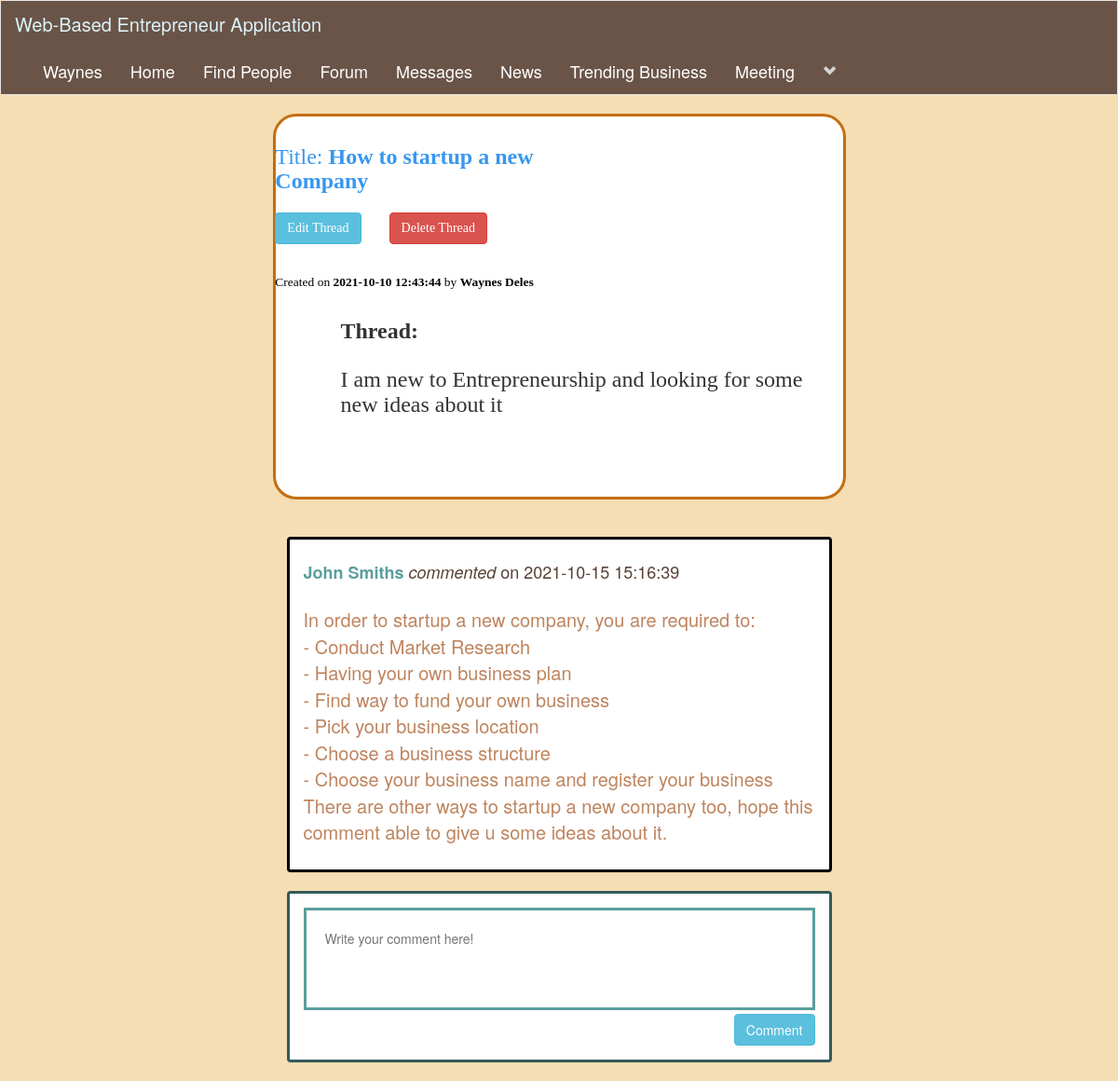
Screenshot of /view-content.php?thread_id=6&board_id=2 (signed in) with the database file from the repository.
### tables this page shows
CREATE TABLE `users` (
  `user_id` int(11) NOT NULL,
  `f_name` text NOT NULL,
  `l_name` text NOT NULL,
  `user_name` text NOT NULL,
  `describe_user` varchar(255) NOT NULL,
  `job_field` text NOT NULL,
  `user_pass` varchar(255) NOT NULL,
  `user_email` varchar(255) NOT NULL,
  `user_country` text NOT NULL,
  `user_gender` text NOT NULL,
  `user_birthday` text NOT NULL,
  `user_image` varchar(255) NOT NULL,
  `user_cover` varchar(255) NOT NULL,
  `user_reg_date` date NOT NULL DEFAULT current_timestamp(),
  `status` text NOT NULL,
  `posts` text NOT NULL,
  `recovery_account` varchar(255) NOT NULL,
  `usertype` varchar(100) NOT NULL,
  `admin_id` int(11) NOT NULL
);

CREATE TABLE `threads` (
  `thread_id` int(11) NOT NULL,
  `board_id` int(11) NOT NULL,
  `thread_title` varchar(1000) NOT NULL,
  `thread_content` varchar(1000) NOT NULL,
  `thread_author` varchar(100) NOT NULL,
  `date` timestamp NOT NULL DEFAULT current_timestamp()
);

CREATE TABLE `thread_comments` (
  `id` int(11) NOT NULL,
  `thread_id` int(11) NOT NULL,
  `comment` varchar(1000) NOT NULL,
  `comment_user` varchar(100) NOT NULL,
  `date` timestamp NOT NULL DEFAULT current_timestamp()
);

### view-content.php (the view, shortened to what this page needs)
<!DOCTYPE html>
<?php
include("includes/header.php");
?>
<html>
<head>
	 <link rel="stylesheet" href="bootstrap1/bootstrap/dist/css/bootstrap.min.css">
	<link rel="stylesheet" type="text/css" href="style/home_style2.css">
</head>
<body>
<?php
$board_id = $_GET['board_id'];
$thread_id = $_GET['thread_id'];
$get_thread = $con->query("SELECT * FROM threads WHERE thread_id = $thread_id");
$thread_data = $get_thread->fetch_assoc();
?>
			<div class='row'>
					<div class='col-sm-3'>
					</div>
					<div id='posts' class='col-sm-6'>
						<div class='row'>
							<div class='col-sm-2'>
							</div>
							<div class='col-sm-8' style="margin-top: -30px; margin-left: -140px;">
								<h3 style='text-decoration:none; cursor:pointer;color: #3897f0;'>Title: <b><?php echo $thread_data['thread_title'] ?></b></h3>
								<?php
								$user = $_SESSION['user_email'];
								$get_user = "select * from users where user_email='$user'";
								$run_user = mysqli_query($con,$get_user);
								$row = mysqli_fetch_array($run_user);
								$own_username = $row['user_name'];
								$own_fname = $row['f_name'];
								$own_lname = $row['l_name'];
								$get_name = "SELECT threads.thread_id, threads.thread_title, threads.thread_content, threads.thread_author, threads.date,users.user_name,users.f_name,users.l_name
												FROM threads LEFT JOIN users
												ON threads.thread_author = users.user_name
												WHERE threads.thread_id = $thread_id";
								$run_name = mysqli_query($con,$get_name);
								while($row_name = mysqli_fetch_array($run_name)){
									$t_author = $row_name['thread_author'];
									$t_com_fname = $row_name['f_name'];
									$t_com_lname = $row_name['l_name'];
									$date = $row_name['date'];
								if($t_author == $own_username){
									echo "<a style='margin-top:10px; ' href='editThread.php?thread_id=$thread_id&board_id=$board_id' class='btn btn-info'/>Edit Thread</a>";
									echo "<a style='margin-top:10px;margin-left:30px; ' href='functions/deleteThread.php?thread_id=$thread_id&board_id=$board_id' class='btn btn-danger'/>Delete Thread</a>";
									echo "<h4 style='margin-top:30px;'><small style='color:black;'>Created on <strong> $date  </strong> by <strong>$own_fname $own_lname</strong></small></h4>";
								}else{
									echo "<h4 style='margin-top:30px;'><small style='color:black;'>Created on <strong> $date  </strong> by <strong>$t_com_fname $t_com_lname </strong></small></h4>";
								}
							}
								?>
							</div>
							<div class='col-sm-4'>
							</div>
						</div>
						<div class='row'>
							<div class='col-sm-12' style="margin-left: 20px;">
							<h3><b>Thread:</b><br><br>
							<?php echo nl2br($thread_data['thread_content']) ?>
							</div></h3>
						</div><br>
					</div>
					<div class='col-sm-3'>
					</div>
				</div><br><br>
<?php
				include("functions/thread_comment.php");
			echo "
			<div class='row'>
				<div class='col-md-6 col-md-offset-3'>
				<div class='panel panel-info' style='border:3px solid #345a5a;'>
				<div class='panel-body'>
							<form action='' method='post' class='form-inline'>
							<textarea style='border:3px solid #5b9e9e;' placeholder='Write your comment here!' class='pb-cmnt-textarea' name='comment' required></textarea>
							<button class='btn btn-info pull-right' name='reply'>Comment</button>
							</form>
						</div>
					</div>
				</div>
			</div>
			";
?>
</body>
</html>

### includes/header.php (shortened to what this page needs)
<?php
include("functions/functions.php");
?>
<nav class="navbar navbar-default">
	<div class="container-fluid" style="background-color: #6A5448; ">
		<div class="navbar-header">
			<a style="color:#DBF3FA; font-size:20px;" class="navbar-brand" href="home.php">Web-Based Entrepreneur Application</a>
		</div>
		<div class="collapse navbar-collapse" id="bs-example-navbar-collapse-1">
	      <ul class="nav navbar-nav">
	      	<?php
			$user = $_SESSION['user_email'];
			$get_user = "select * from users where user_email='$user'";
			$run_user = mysqli_query($con,$get_user);
			$row=mysqli_fetch_array($run_user);
			$user_id = $row['user_id'];
			$first_name = $row['f_name'];
			?>
	        <li><a style="color: #FFF; font-size:18px;" href='profile.php?<?php echo "u_id=$user_id" ?>'><?php echo "$first_name"; ?></a></li>
	       	<li><a style="color: #FFF; font-size:18px;" href="home.php">Home</a></li>
			<li><a style="color: #FFF; font-size:18px;" href="members.php">Find People</a></li>
			<li><a style="color: #FFF; font-size:18px;" href="forum.php">Forum</a></li>
			<?php
			$users = mysqli_query($con,"SELECT * FROM users WHERE user_id  = $user_id") or die("Failed to query database" );
			if( mysqli_num_rows($users) > 0 ){
				$row = mysqli_fetch_assoc($users);
				$userId = $row["user_id"];
				echo '
					<li><a style="color: #FFF; font-size:18px;" href="messages.php?userId='.$userId.'">Messages</a></li>
				';
			}
			?>
			<li><a style="color: #FFF; font-size:18px;" href="news.php">News</a></li>
			<li><a style="color: #FFF; font-size:18px;" href="trend.php">Trending Business</a></li>
			<li><a style="color: #FFF; font-size:18px;" href="meeting.php" target="_blank">Meeting</a></li>
					<?php
						echo"
						<li class='dropdown'>
							<a style='color:#D3D3D3;' href='#' class='dropdown-toggle' data-toggle='dropdown' role='button' aria-haspopup='true' aria-expanded='false'><span><i class='glyphicon glyphicon-chevron-down'></i></span></a>
							<ul class='dropdown-menu'>
								<li>
									<a href='edit_profile.php?u_id=$user_id'>Edit Account</a>
								</li>
									<li>
										<a href='advertise.php'>Advertise Area</a>
									</li>
									<li>
										<a href='job.php'>Job Area</a>
									</li>
								<li role='separator' class='divider'></li>
								<li>
									<a href='logout.php'>Logout</a>
								</li>
							</ul>
						</li>
						";
					?>
			</ul>
		</div>
	</div>
</nav>

### functions/thread_comment.php
<?php
    $get_id = $_GET['thread_id'];
    $get_tcom = "SELECT *
                 FROM thread_comments LEFT JOIN users
                 ON thread_comments.comment_user = users.user_name
                 WHERE thread_id = '$get_id' ORDER by 1 DESC";
    $run_tcom = mysqli_query($con,$get_tcom);
    while($row = mysqli_fetch_array($run_tcom)){
        $t_com_id = $row['id'];
        $t_com_userId = $row['user_id'];
        $t_com = $row['comment'];
        $t_com_name = $row['comment_user'];
        $t_com_fname = $row['f_name'];
        $t_com_lname = $row['l_name'];
        $date = $row['date'];
        echo "
            <div class='row'>
                <div class='col-md-6 col-md-offset-3'>
                    <div class='panel panel-info' style='border:3px solid #000; font-size:20px; color: #584136'>
                    <div class='panel-body'>
                        <div>";
                        $user = $_SESSION['user_email'];
                        $get_user = "select * from users where user_email='$user'";
                        $run_user = mysqli_query($con,$get_user);
                        $row = mysqli_fetch_array($run_user);
                        $userown_id = $row['user_id'];
                        $own_username = $row['user_name'];
                        $own_fname = $row['f_name'];
                        $own_lname = $row['l_name'];
                        if($t_com_name == $own_username){
                            echo "
                            <h4 style='float:left;'><a style='color: #5b9e9e; text-decoration:none;' href='user_profile.php?u_id=$userown_id'><strong>$own_fname $own_lname</strong></a> <i> commented </i> on $date</h4>
                            <a style='margin-left:100px; ' href='editThreadComment.php?thread_id=$thread_id&id=$t_com_id' class='btn btn-info'/>Edit Comment</a>
                            <a style='margin-left:30px; ' href='functions/deleteThreadComment.php?thread_id=$thread_id&id=$t_com_id' class='btn btn-danger'/>Delete Comment</a><br><br>
                            <p class='text-primary' style='font-size: 20px;color: #be845e'>";
                            echo nl2br($t_com);
                            echo" </p>";
                        }else{
                        echo"
                            <h4 style='float:left;'><a style='color: #5b9e9e; text-decoration:none;' href='user_profile.php?u_id=$t_com_userId'><strong>$t_com_fname $t_com_lname </strong></a> <i> commented </i> on $date</h4><br><br>
                            <p class='text-primary' style='font-size: 20px;color: #be845e'>";
                            echo nl2br($t_com);
                            echo" </p>
                        ";}
                    echo"
                        </div>
                    </div>
                    </div>
                </div>
            </div>
        ";
    }
?>

### style/home_style2.css (style rules this page uses)
body { overflow-x: hidden; background-color: wheat; }
#posts { background-color: #fff; border: 3px solid #c36e13; border-radius: 25px; padding: 40px 50px; font-family: "Times New Roman", Times, serif; font-size: 25px; }
.pb-cmnt-textarea { resize: none; padding: 20px; height: 110px; width: 100%; border: 1px solid #f2f2f2; }

### rows the page displays
users: f_name "Waynes", l_name "Deles"
threads: thread_title "How to startup a new Company", date "2021-10-10 12:43:44", thread_content "I am new to Entrepreneurship and looking for some new ideas about it"
thread_comments: users.f_name "John", users.l_name "Smiths", date "2021-10-15 15:16:39", comment "In order to startup a new company, you are required to: - Conduct Market Research - Having your own business plan - Find way to fund your own business - Pick your business location - Choose a business structure - Choose your business name and register your business There are other ways to startup a new company too, hope this comment able to give u some ideas about it."
